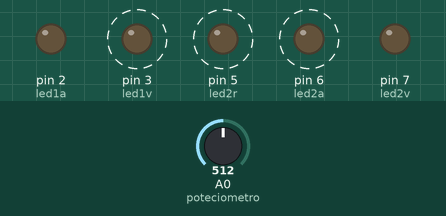
This sketch was run on a simulated Arduino Uno, built with avr-gcc and run on an emulated ATmega328P. On the bench: output pins drawn as LEDs (lit = HIGH). Dashed ring = blinking. Inputs (shaded band) come from the test bench; at power-on: A0 (poteciometro) = 512. Pins used as bus, display or sensor lines are not drawn.

Above: at 0.95 s.
1.3 s: A0 (poteciometro) set to 0
3.0 s: A0 (poteciometro) set to 3
4.5 s: A0 (poteciometro) set to 6
At 5.7 s:
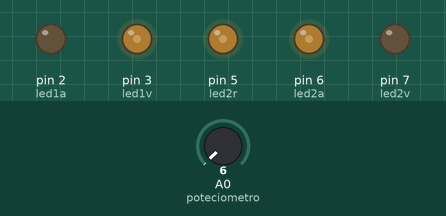
6.0 s: A0 (poteciometro) set to 122
At 6.48 s:
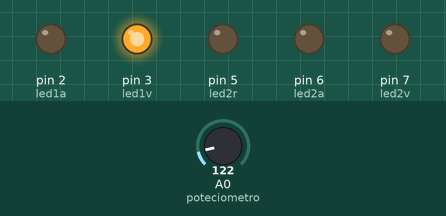
9.0 s: A0 (poteciometro) set to 306
At 9.8 s:
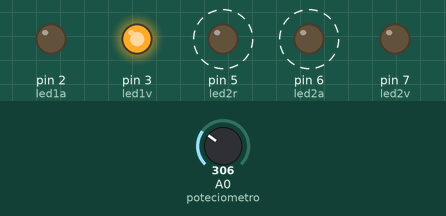
Timing chart, 0 to 13.0 s (numbered marks = the images above; inputs shaded):
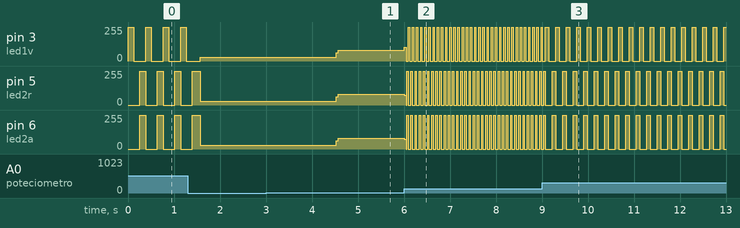

The sketch:

guia_arduino6.ino
```cpp
#define led1r 1
#define led1a 2
#define led1v 3

#define led2r 5
#define led2a 6
#define led2v 7

int poteciometro = A0;
int poteVal;
int valor;
void setup()
{
  pinMode(led1r, OUTPUT);
  pinMode(led1a, OUTPUT);
  pinMode(led1v, OUTPUT);
  pinMode(led2r, OUTPUT);
  pinMode(led2r, OUTPUT);
  pinMode(led2r, OUTPUT);
  pinMode(poteciometro, INPUT);
  Serial.begin(9600);
}

void loop()
{
  poteVal = analogRead(poteciometro);
  valor = map(poteVal, 0, 1023, 0, 255);
  analogWrite(led1r,255);
  analogWrite(led1a,0);
  analogWrite(led1v,255);
  delay(valor);
  analogWrite(led1r,0);
  analogWrite(led1a,0);
  analogWrite(led1v,0);
  delay(valor);
  analogWrite(led2a,255);
  analogWrite(led2v,0);
  analogWrite(led2r,255);
  delay(valor);
  analogWrite(led2a,0);
  analogWrite(led2v,0);
  analogWrite(led2r,0);
}
```

Measured:
- after the input at 3.0 s, every drawn part: stays the same
- after the input at 4.5 s, pin 3 (led1v): 27/255 → 80/255 at once; pin 5 (led2r): 29/255 → 80/255 at once; pin 6 (led2a): 28/255 → 80/255 at once
- after the input at 6.0 s, pin 3 (led1v): 80/255 → 103/255 at once, then repeats every 0.07 s: 0/255 0.04 s, 255/255 0.03 s; pin 5 (led2r), pin 6 (led2a): 80/255 → 72/255 at once, then moves between 0/255 and 255/255, repeating every 0.09 s
- after the input at 9.0 s, pin 5 (led2r), pin 6 (led2a): alternates 255/255 for 0.08 s and 0/255 for 0.15 s, starting after 0.22 s
